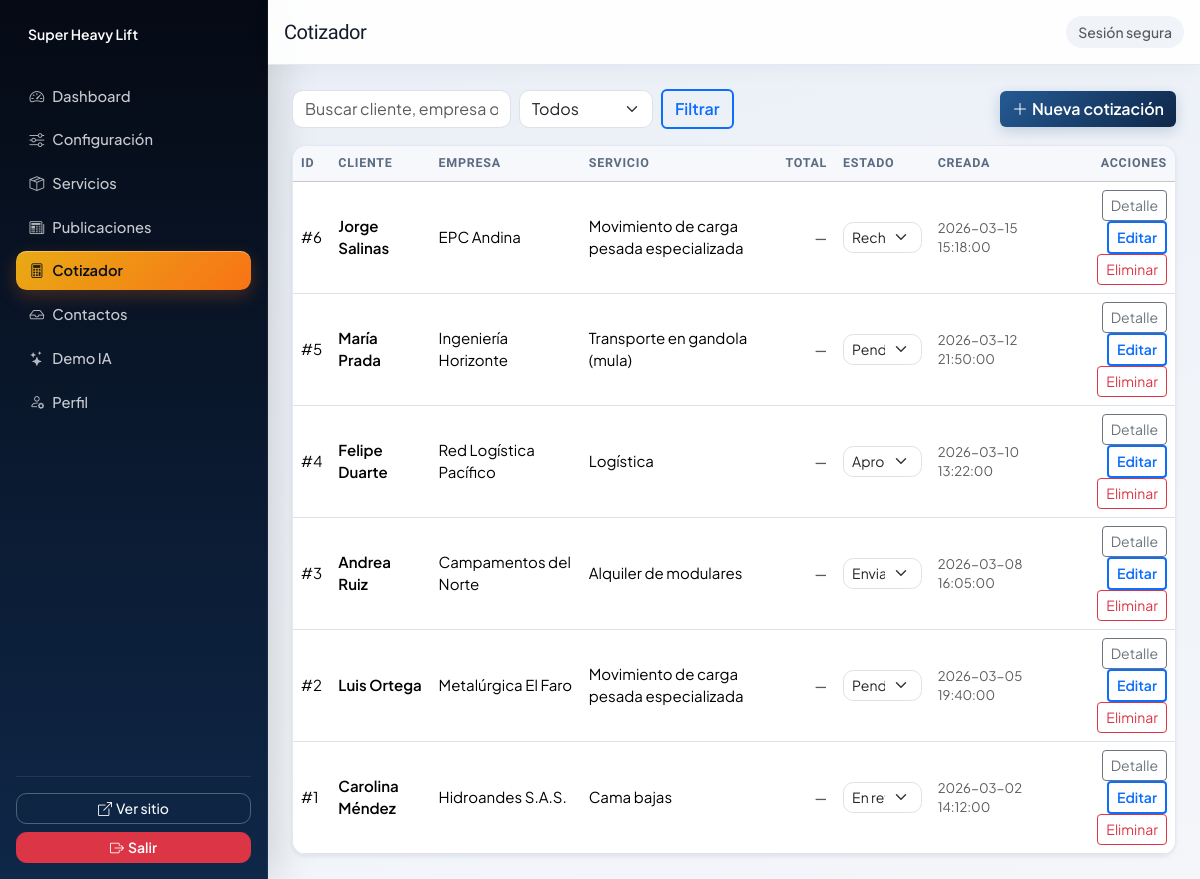
The app's page /admin/index.php?route=cotizaciones (signed in) with its own data.
### tables this page shows
CREATE TABLE `cotizaciones` (
  `id` int(10) UNSIGNED NOT NULL,
  `cliente_nombre` varchar(150) NOT NULL,
  `cliente_empresa` varchar(200) DEFAULT NULL,
  `cliente_telefono` varchar(40) NOT NULL,
  `cliente_correo` varchar(120) NOT NULL,
  `tipo_servicio` varchar(120) NOT NULL,
  `origen` varchar(200) NOT NULL,
  `destino` varchar(200) NOT NULL,
  `tipo_carga` varchar(200) NOT NULL,
  `peso_estimado` varchar(80) DEFAULT NULL,
  `dimensiones` varchar(120) DEFAULT NULL,
  `fecha_requerida` date DEFAULT NULL,
  `observaciones` text DEFAULT NULL,
  `estado` enum('pendiente','en_revision','enviada','aprobada','rechazada','cerrada') NOT NULL DEFAULT 'pendiente',
  `created_at` timestamp NOT NULL DEFAULT current_timestamp(),
  `updated_at` timestamp NULL DEFAULT NULL ON UPDATE current_timestamp()
);

### src/App/Controllers/AdminPanelController.php (called while the page is built, shortened)
<?php
final class AdminPanelController
{
    public function handle(string $route): void
    {
        $method = $_SERVER['REQUEST_METHOD'] ?? 'GET';
        match ($route) {
            'logout' => $this->logout(),
            'dashboard' => $this->dashboard(),
            'config' => $method === 'POST' ? $this->saveConfig() : $this->configForm(),
            'servicios' => $this->servicesList(),
            'servicio_nuevo' => $this->serviceForm(null),
            'servicio_editar' => $this->serviceForm((int) ($_GET['id'] ?? 0)),
            'servicio_guardar' => $method === 'POST' ? $this->serviceSave() : redirect(admin_url(['route' => 'servicios'])),
            'servicio_eliminar' => $method === 'POST' ? $this->serviceDelete() : redirect(admin_url(['route' => 'servicios'])),
            'publicaciones' => $this->postsList(),
            'publicacion_nueva' => $this->postForm(null),
            'publicacion_editar' => $this->postForm((int) ($_GET['id'] ?? 0)),
            'publicacion_guardar' => $method === 'POST' ? $this->postSave() : redirect(admin_url(['route' => 'publicaciones'])),
            'publicacion_eliminar' => $method === 'POST' ? $this->postDelete() : redirect(admin_url(['route' => 'publicaciones'])),
            'cotizaciones' => $this->quotesList(),
            'cotizacion' => $this->quoteView((int) ($_GET['id'] ?? 0)),
            'cotizacion_nueva' => $this->quoteForm(null),
            'cotizacion_editar' => $this->quoteForm((int) ($_GET['id'] ?? 0)),
            'cotizacion_guardar' => $method === 'POST' ? $this->quoteSave() : redirect(admin_url(['route' => 'cotizaciones'])),
            'cotizacion_eliminar' => $method === 'POST' ? $this->quoteDelete() : redirect(admin_url(['route' => 'cotizaciones'])),
            'cotizacion_estado' => $method === 'POST' ? $this->quoteEstado() : redirect(admin_url(['route' => 'cotizaciones'])),
            'contactos' => $this->contactsList(),
            'contacto_leido' => $method === 'POST' ? $this->contactRead() : redirect(admin_url(['route' => 'contactos'])),
            'demo_ia' => $this->iaDemo(),
            'perfil' => $method === 'POST' ? $this->passwordChange() : $this->profileForm(),
            default => redirect(admin_url(['route' => 'dashboard'])),
        };
    }
    private function quotesList(): void
    {
        $q = trim((string) ($_GET['q'] ?? ''));
        $estado = trim((string) ($_GET['estado'] ?? ''));
        $estado = $estado !== '' ? $estado : null;
        $items = $this->quotes->search($q !== '' ? $q : null, $estado);
        render_admin('quotes_list', [
            'pageTitle' => 'Cotizador',
            'items' => $items,
            'q' => $q,
            'estado' => $estado ?? '',
        ]);
    }
}

### public/admin/index.php (called while the page is built, shortened)
<?php
$route = $_GET['route'] ?? 'dashboard';
$panel = new AdminPanelController(
    new ConfigRepository(),
    new ServiceRepository(),
    new PostRepository(),
    new QuoteRepository(),
    new ContactRepository(),
    new UserRepository(),
    new IaRepository()
);
$panel->handle($route);

### core/helpers.php (called while the page is built, shortened)
<?php
function app_config(string $key, mixed $default = null): mixed
{
    static $cfg;
    if ($cfg === null) {
        $cfg = require BASE_PATH . '/config/app.php';
    }
    return $cfg[$key] ?? $default;
}
function public_url(string $path = ''): string
{
    $base = rtrim((string) app_config('public_url', ''), '/');
    $path = ltrim($path, '/');
    return $path === '' ? $base : $base . '/' . $path;
}
function admin_url(array $query = []): string
{
    $q = http_build_query($query);
    return public_url('admin/index.php' . ($q !== '' ? '?' . $q : ''));
}
function e(?string $s): string
{
    return htmlspecialchars((string) $s, ENT_QUOTES | ENT_SUBSTITUTE, 'UTF-8');
}

### config/app.php (called while the page is built, shortened)
<?php
$scheme = (!empty($_SERVER['HTTPS']) && $_SERVER['HTTPS'] !== 'off') ? 'https' : 'http';
$host = $_SERVER['HTTP_HOST'] ?? 'localhost';
$script = str_replace('\\', '/', (string) ($_SERVER['SCRIPT_NAME'] ?? ''));
$dir = dirname($script);
if (preg_match('#/admin$#', $dir)) {
    $dir = dirname($dir);
}
$basePath = rtrim($dir === '/' ? '' : $dir, '/');
$cfg = [
    'name' => 'Super Heavy Lift',
    'base_url' => $scheme . '://' . $host . $basePath,
    'public_url' => $scheme . '://' . $host . $basePath,
    'timezone' => 'America/Bogota',
    'upload_max_bytes' => 3 * 1024 * 1024,
    'allowed_image_mimes' => ['image/jpeg', 'image/png', 'image/webp', 'image/gif'],
];
$secretsFile = __DIR__ . '/secrets.php';
$envFallbacks = [
    'openai_api_key' => 'OPENAI_API_KEY',
    'openai_model' => 'OPENAI_MODEL',
    'elevenlabs_api_key' => 'ELEVENLABS_API_KEY',
    'elevenlabs_voice_id' => 'ELEVENLABS_VOICE_ID',
];
foreach ($envFallbacks as $cfgKey => $envName) {
    $cur = trim((string) ($cfg[$cfgKey] ?? ''));
    $v = getenv($envName);
}
return $cfg;

### core/Database.php (called while the page is built, shortened)
<?php
final class Database
{
    private static ?PDO $pdo = null;
    public static function init(array $config): void
    {
        $dsn = sprintf(
            'mysql:host=%s;port=%d;dbname=%s;charset=%s',
            $config['host'],
            $config['port'],
            $config['dbname'],
            $config['charset']
        );
        self::$pdo = new PDO($dsn, $config['user'], $config['pass'], [
            PDO::ATTR_ERRMODE => PDO::ERRMODE_EXCEPTION,
            PDO::ATTR_DEFAULT_FETCH_MODE => PDO::FETCH_ASSOC,
            PDO::ATTR_EMULATE_PREPARES => false,
        ]);
    }
    public static function pdo(): PDO
    {
        return self::$pdo;
    }
}

### src/App/Models/QuoteRepository.php (called while the page is built, shortened)
<?php
final class QuoteRepository
{
    public function search(?string $q, ?string $estado, int $limit = 200): array
    {
        $sql = 'SELECT * FROM cotizaciones WHERE 1=1';
        $params = [];
        $sql .= ' ORDER BY created_at DESC LIMIT ' . (int) $limit;
        $stmt = Database::pdo()->prepare($sql);
        $stmt->execute($params);
        return $stmt->fetchAll();
    }
}

### views/admin/quotes_list.php (the view, shortened to what this page needs)
<?php
$estados = [
    '' => 'Todos',
    'pendiente' => 'Pendiente',
    'en_revision' => 'En revisión',
    'enviada' => 'Enviada',
    'aprobada' => 'Aprobada',
    'rechazada' => 'Rechazada',
    'cerrada' => 'Cerrada',
];
?>
<div class="d-flex flex-wrap justify-content-between align-items-center gap-2 mb-3">
  <form class="row g-2 align-items-center flex-grow-1" method="get" action="<?= e(admin_url()) ?>">
    <div class="col-auto">
      <input class="form-control" name="q" value="<?= e($q) ?>" placeholder="Buscar cliente, empresa o servicio">
    </div>
    <div class="col-auto">
      <select class="form-select" name="estado">
        <?php foreach ($estados as $k => $lab): ?>
          <option value="<?= e($k) ?>" <?= $estado === $k ? 'selected' : '' ?>><?= e($lab) ?></option>
        <?php endforeach; ?>
      </select>
    </div>
    <div class="col-auto">
      <button class="btn btn-outline-primary" type="submit">Filtrar</button>
    </div>
  </form>
  <a class="btn btn-primary" href="<?= e(admin_url(['route' => 'cotizacion_nueva'])) ?>"><i class="bi bi-plus-lg me-1"></i>Nueva cotización</a>
</div>
<div class="table-responsive card border-0 shadow-sm">
  <table class="table table-hover align-middle mb-0">
    <thead class="table-light">
      <tr>
        <th>ID</th>
        <th>Cliente</th>
        <th>Empresa</th>
        <th>Servicio</th>
        <th class="text-end">Total</th>
        <th>Estado</th>
        <th>Creada</th>
        <th class="text-end">Acciones</th>
      </tr>
    </thead>
    <tbody>
      <?php foreach ($items as $it): ?>
        <tr>
          <td>#<?= (int) $it['id'] ?></td>
          <td class="fw-semibold"><?= e((string) $it['cliente_nombre']) ?></td>
          <td><?= e((string) ($it['cliente_empresa'] ?? '')) ?></td>
          <td><?= e((string) $it['tipo_servicio']) ?></td>
          <td class="text-end small fw-semibold">
            <?php $t = $it['total'] ?? null; ?>
            <?php if ($t !== null && $t !== ''): ?>
              <?= e(format_cop((float) $t)) ?>
            <?php else: ?>
              <span class="text-muted">—</span>
            <?php endif; ?>
          </td>
          <td>
            <form method="post" action="<?= e(admin_url(['route' => 'cotizacion_estado'])) ?>" class="d-flex gap-1 align-items-center">
              <select class="form-select form-select-sm" name="estado" onchange="this.form.submit()">
                <?php foreach (array_slice($estados, 1) as $k => $lab): ?>
                  <option value="<?= e($k) ?>" <?= ($it['estado'] ?? '') === $k ? 'selected' : '' ?>><?= e($lab) ?></option>
                <?php endforeach; ?>
              </select>
            </form>
          </td>
          <td class="small text-muted"><?= e((string) $it['created_at']) ?></td>
          <td class="text-end">
            <a class="btn btn-sm btn-outline-secondary" href="<?= e(admin_url(['route' => 'cotizacion', 'id' => (int) $it['id']])) ?>">Detalle</a>
            <a class="btn btn-sm btn-outline-primary" href="<?= e(admin_url(['route' => 'cotizacion_editar', 'id' => (int) $it['id']])) ?>">Editar</a>
            <form class="d-inline" method="post" action="<?= e(admin_url(['route' => 'cotizacion_eliminar'])) ?>" onsubmit="return confirm('¿Eliminar cotización?');">
              <button class="btn btn-sm btn-outline-danger" type="submit">Eliminar</button>
            </form>
          </td>
        </tr>
      <?php endforeach; ?>
    </tbody>
  </table>
</div>

### public/assets/css/admin.css (style rules this page uses)
:root { --admin-font: "Plus Jakarta Sans", system-ui, sans-serif; --admin-display: "Sora", system-ui, sans-serif; --admin-sidebar-from: #050a14; --admin-sidebar-to: #0f2748; --admin-accent: #e8aa14; --admin-accent-2: #f97316; --admin-radius: 0.9rem; --admin-shadow: 0 12px 40px rgba(15, 31, 51, 0.08); }
.admin-body { font-family: var(--admin-font); background: linear-gradient(165deg, #e8edf6 0%, #eef2f8 35%, #f4f6fa 100%); color: #141c2b; -webkit-font-smoothing: antialiased; }
.admin-content .card { border-radius: var(--admin-radius) !important; border: 1px solid rgba(226, 232, 244, 0.95) !important; box-shadow: var(--admin-shadow); overflow: hidden; }
.admin-content .table { font-size: 0.94rem; }
.admin-content .table thead th { font-family: var(--admin-display); font-weight: 600; font-size: 0.78rem; text-transform: uppercase; letter-spacing: 0.06em; color: #5a6b82; border-bottom-width: 1px; background: #f6f8fc; }
.admin-content .btn-primary { font-weight: 600; border: none; background: linear-gradient(135deg, #245a94 0%, #0f2748 100%); box-shadow: 0 4px 14px rgba(30, 74, 122, 0.22); }
.admin-content .btn-outline-primary { font-weight: 600; border-width: 2px; }
.admin-content .form-control, .admin-content .form-select { border-radius: 0.65rem; }

### records on screen
cotizaciones: id "6", cliente_nombre "Jorge Salinas", cliente_empresa "EPC Andina", tipo_servicio "Movimiento de carga pesada especializada", estado "Rechazada", created_at "2026-03-15 15:18:00"
cotizaciones: id "5", cliente_nombre "María Prada", cliente_empresa "Ingeniería Horizonte", tipo_servicio "Transporte en gandola (mula)", estado "Pendiente", created_at "2026-03-12 21:50:00"
cotizaciones: id "4", cliente_nombre "Felipe Duarte", cliente_empresa "Red Logística Pacífico", tipo_servicio "Logística", estado "Aprobada", created_at "2026-03-10 13:22:00"
cotizaciones: id "3", cliente_nombre "Andrea Ruiz", cliente_empresa "Campamentos del Norte", tipo_servicio "Alquiler de modulares", estado "Enviada", created_at "2026-03-08 16:05:00"
cotizaciones: id "2", cliente_nombre "Luis Ortega", cliente_empresa "Metalúrgica El Faro", tipo_servicio "Movimiento de carga pesada especializada", estado "Pendiente", created_at "2026-03-05 19:40:00"
cotizaciones: id "1", cliente_nombre "Carolina Méndez", cliente_empresa "Hidroandes S.A.S.", tipo_servicio "Cama bajas", estado "En revisión", created_at "2026-03-02 14:12:00"

### other values on screen
$empresa "Super Heavy Lift"
$pageTitle "Cotizador"
form field estado "Todos"
